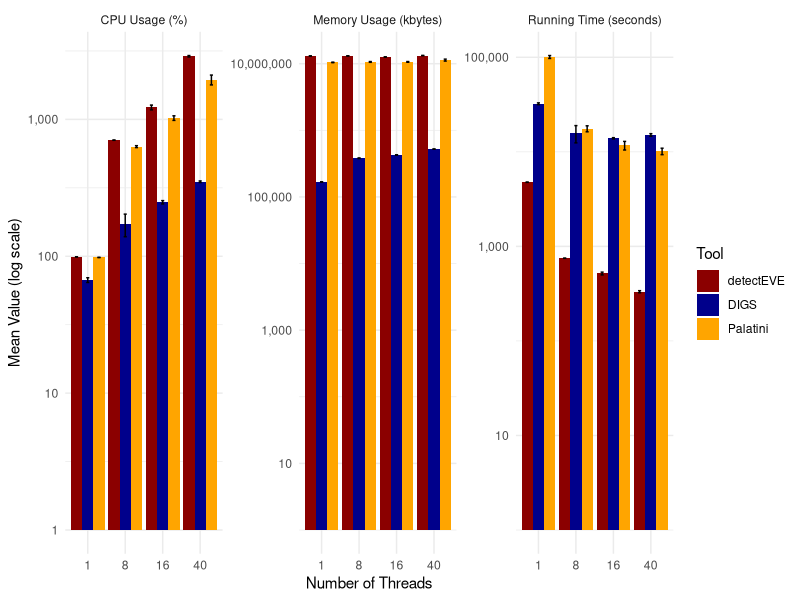

R code for this plot:
# Script for Figure 2 - Performance comparisons
# Nadja Brait

setwd("C:/Users/nadja/Documents/LaptopAsus/PhD/detectEVE_PC")

###################
#install.packages("lubridate")
library(readr)
library(tidyr)
library(dplyr)
library(ggplot2)
library(gridExtra)
#library(lubridate)
library(tidyverse)
###################

# input

#data <- read_tsv("Tool_comparison_metrics.tsv", col_names = TRUE)
data <- read_tsv("Tool_comparison_metrics_new.tsv", col_names = TRUE, col_types = cols(
  Tool = col_character(),  
  Runningtime = col_character(), 
  .default = col_double() 
))

# convert time to appropriate format (seconds) 
convert_to_seconds <- function(time_str) {
  if (is.na(time_str)) {
    return(NA)
  }
  
# Check for h:m:s or m:s format with dots as separators
  parts <- as.numeric(str_split(time_str, "\\:", simplify = TRUE))
  if (length(parts) == 3) {
    return(parts[1] * 3600 + parts[2] * 60 + parts[3])
  } else if (length(parts) == 2) {
    return(parts[1] * 60 + parts[2])
  }
  
  return(NA)  
}

# time conversion
data <- data %>%
  mutate(
    Runningtime = sapply(Runningtime, convert_to_seconds),
    Tool = as.factor(Tool)  # Ensure Tool column is factor for plotting
  )
# determine means and standard deviations
summary_data <- data %>%
  group_by(Tool, Threads) %>%
  summarise(
    Runningtime_mean = mean(Runningtime, na.rm = TRUE),
    CPUPercent_mean = mean(CPUPercent, na.rm = TRUE),
    MemoryUsage_mean = mean(MemoryUsage, na.rm = TRUE),
    Runningtime_sd = sd(Runningtime, na.rm = TRUE),
    CPUPercent_sd = sd(CPUPercent, na.rm = TRUE),
    MemoryUsage_sd = sd(MemoryUsage, na.rm = TRUE)
  ) %>%
  pivot_longer(
    cols = c(Runningtime_mean, CPUPercent_mean, MemoryUsage_mean, Runningtime_sd, CPUPercent_sd, MemoryUsage_sd),
    names_to = c("Metric", ".value"),
    names_pattern = "(.*)_(.*)"
  )

summary_data <- summary_data %>%
  mutate(mean = as.numeric(mean),
         sd = as.numeric(sd))

#write_tsv(summary_data, "summary_tool_comparison.tsv")

#######
# PLOT
#######

tool_colors <- c("detectEVE" = "darkred", "Palatini" = "orange", "DIGS" = "darkblue")
ggplot(summary_data, aes(x = factor(Threads), y = mean, fill = Tool)) +
  geom_bar(stat = "identity", position = position_dodge()) +
  geom_errorbar(aes(ymin = mean - sd, ymax = mean + sd), position = position_dodge(.9), width = 0.25) +
  facet_wrap(~ Metric, scales = "free_y", labeller = labeller(Metric = c(
    "Runningtime" = "Running Time (seconds)",
    "CPUPercent" = "CPU Usage (%)",
    "MemoryUsage" = "Memory Usage (kbytes)"
  ))) +
  theme_minimal() +
  labs(x = "Number of Threads", y = "Mean Value (log scale)") +
  scale_y_continuous(labels = scales::comma, trans = 'log10') +
  scale_fill_manual(values = tool_colors)

#######
# statistics
#######

library(rstatix)


#data$Tool <- as.factor(data$Tool)
#data$Threads <- as.factor(data$Threads)

# Kruskal-Wallis test for running time vs. Threads per tool
kruskal_results <- data %>%
  group_by(Tool) %>%
  summarise(
    kruskal_p_value = kruskal.test(Runningtime ~ Threads)$p.value
  )

print(kruskal_results)


# Spearman correlation for threads and running time
spearman_results <- data %>%
  group_by(Tool) %>%
  summarise(
    spearman_corr = cor(Threads, Runningtime, method = "spearman"),
    spearman_p_value = cor.test(Threads, Runningtime, method = "spearman")$p.value
  )

print(spearman_results)
